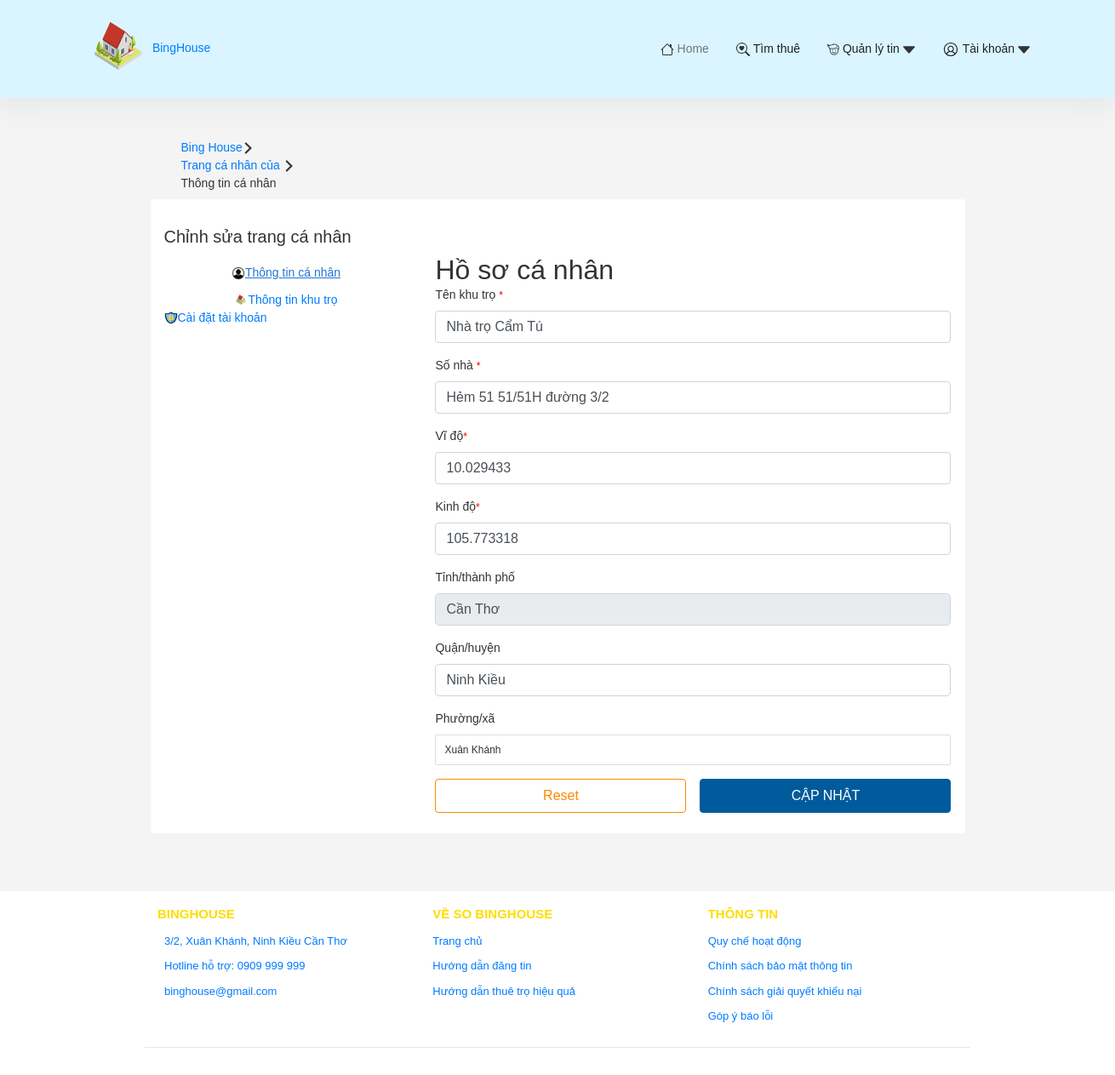
Screenshot of /setting_khutro.php?ID_KHUTRO=6 with the database file from the repository.
### tables this page shows
CREATE TABLE `khutro` (
  `ID_KHUTRO` int(11) NOT NULL,
  `ID_XA` int(11) NOT NULL,
  `ID_CKT` int(11) NOT NULL,
  `TENKHUTRO` varchar(30) NOT NULL,
  `SONHA` varchar(100) NOT NULL,
  `LAT_TRO` varchar(50) NOT NULL,
  `LONG_TRO` varchar(50) NOT NULL
);

CREATE TABLE `huyen` (
  `ID_HUYEN` int(11) NOT NULL,
  `ID_TINH` int(11) NOT NULL,
  `TENHUYEN` varchar(50) NOT NULL
);

CREATE TABLE `xa` (
  `ID_XA` int(11) NOT NULL,
  `ID_HUYEN` int(11) NOT NULL,
  `TENXA` varchar(50) NOT NULL
);

### setting_khutro.php (the view, shortened to what this page needs)
<?php
  include './config/config.php';
  $tinh="select * from tinh";
  $tinhsql = mysqli_query($conn,$tinh);
  if(isset($_GET['ID_KHUTRO'])){
   $ID_KHUTRO = $_GET['ID_KHUTRO'];
}
  $thongtin = "SELECT b.ID_CKT,b.HOTEN, a.TENKHUTRO, b.SDT, a.SONHA, d.TENXA, e.TENHUYEN, c.TENTINH, d.ID_XA, e.ID_HUYEN, a.LAT_TRO, a.LONG_TRO
  FROM khutro as a, chukhutro as b, tinh as c,xa as d, huyen as e
  where a.ID_CKT = b.ID_CKT
  and a.ID_XA = d.ID_XA
  and d.ID_HUYEN = e.ID_HUYEN
  and e.ID_TINH = c.ID_TINH
  and a.ID_KHUTRO = '$ID_KHUTRO'";
  $thongtinsql =mysqli_fetch_assoc($conn->query($thongtin));
?>
<!DOCTYPE html>
<html lang="en">
<?php
  include './incl/header.php'
  ?>
          <div class="l1tlqmyy">
          <ol class="mx-3 md:mx-0 s1vf7tl0" style ="padding-bottom:20px" itemscope="" itemtype="https://schema.org/BreadcrumbList"><li itemprop="itemListElement" itemscope="" itemtype="https://schema.org/ListItem"><a href="index.php" itemprop="item"><span itemprop="name">Bing House</span></a><svg xmlns="http://www.w3.org/2000/svg" viewBox="0 0 13 20" data-type="monochrome" width="1em" height="1em" fill="none" class="separator"><path fill="none" stroke="currentColor" stroke-width="3" stroke-linecap="round" d="M2 2l8 7.9L2 18"></path></svg><meta itemprop="position" content="1"></li><li itemprop="itemListElement" itemscope="" itemtype="https://schema.org/ListItem"><a href="setting.php" class="text-blue-500 inline-flex max-w-[150px] md:max-w-none [&amp;>span]:truncate" itemprop="item"><span itemprop="name">Trang cá nhân của <?php echo $_SESSION['TENDANGNHAP'];?></span></a><svg xmlns="http://www.w3.org/2000/svg" viewBox="0 0 13 20" data-type="monochrome" width="1em" height="1em" fill="none" class="separator"><path fill="none" stroke="currentColor" stroke-width="3" stroke-linecap="round" d="M2 2l8 7.9L2 18"></path></svg><meta itemprop="position" content="2"></li><li itemprop="itemListElement" itemscope="" itemtype="https://schema.org/ListItem"><span itemprop="name">Thông tin cá nhân</span><meta itemprop="position" content="3"></li></ol>
   <div class="g1gd5utk withWidth withGutter c29gcq6" style="--c29gcq6-0:100%;--c29gcq6-1:4px;--c29gcq6-4:-8px;--c29gcq6-5:-8px;--c29gcq6-9:8px;--c29gcq6-13:100%;--c29gcq6-14:6px;--c29gcq6-17:-12px;--c29gcq6-18:-12px;--c29gcq6-22:12px;--c29gcq6-26:100%;--c29gcq6-27:8px;--c29gcq6-30:-16px;--c29gcq6-31:-16px;--c29gcq6-35:16px;--c29gcq6-39:100%;--c29gcq6-40:12px;--c29gcq6-43:-24px;--c29gcq6-44:-24px;--c29gcq6-48:24px;--c29gcq6-52:100%;--c29gcq6-53:16px;--c29gcq6-56:-32px;--c29gcq6-57:-32px;--c29gcq6-61:32px">
      <div class="g1gd5utk swjo00u" style="--swjo00u-0:initial;--swjo00u-1:initial;--swjo00u-3:initial;--swjo00u-6:initial;--swjo00u-9:initial;--swjo00u-12:initial;--swjo00u-15:initial">
          <div class="withSpan snf9jyk" style="--snf9jyk-0:initial;--snf9jyk-1:initial;--snf9jyk-2:100%;--snf9jyk-4:initial;--snf9jyk-6:100%;--snf9jyk-8:initial;--snf9jyk-10:100%;--snf9jyk-12:initial;--snf9jyk-14:33.33333333333333%;--snf9jyk-16:initial;--snf9jyk-18:33.33333333333333%;--snf9jyk-20:initial">
          <h5>Chỉnh sửa trang cá nhân</h5>
          <p class="trc72lf">
            <a href="setting.php"  rel="noreferrer"><br><img src="image/canhan.png" width="16" height="16">Thông tin cá nhân</a><br>
               <div class="container">
                     <p class="item"><a href="repassword.php"  rel="noreferrer"><img src="image/logo.png" width="16" height="16"></i>Thông tin khu trọ</a><br></p>
                  </div>
              <a href="repassword.php"  rel="noreferrer"><img src="image/khoak.png" width="16" height="16">Cài đặt tài khoản</a><br>
            </p>
         </div>
          <div class="withSpan snf9jyk" style="--snf9jyk-0:initial;--snf9jyk-1:initial;--snf9jyk-2:100%;--snf9jyk-4:initial;--snf9jyk-6:100%;--snf9jyk-8:initial;--snf9jyk-10:100%;--snf9jyk-12:initial;--snf9jyk-14:66.66666666666666%;--snf9jyk-16:initial;--snf9jyk-18:66.66666666666666%;--snf9jyk-20:initial">
                     <div class="l1kr9d9v">
                     <div class="wizard-tab-content">
   <div role="tabpanel" id="Liênhệ1" aria-labelledby="step-Liênhệ1" class="wizard-tab-container" style="">
   <div>
    <h2><div class="ten">Hồ sơ cá nhân</div></h2>
         <div class="grid-column">
            <div data-v-5d159d94="" class="form-group">
               <label data-v-5d159d94="" class="label-form">Tên khu trọ <small data-v-5d159d94="" style="color: red;">*</small></label>
            <input data-v-5d159d94="" type="text" placeholder="Nhập tên khu trọ" name="TENKHUTRO" class="form-control" value="<?php echo $thongtinsql['TENKHUTRO'] ?>">
            </div>
         </div>
         <div class="grid-column">
            <div data-v-5d159d94="" class="form-group">
               <label data-v-5d159d94="" class="label-form">Số nhà <small data-v-5d159d94="" style="color: red;">*</small></label>
               <input data-v-5d159d94="" type="text" placeholder="Nhập địa chỉ cụ thể" name="SONHA" class="form-control" value="<?php echo $thongtinsql['SONHA'] ?>">
            </div>
         </div>
         <div class="grid-column">
            <div data-v-5d159d94="" class="form-group">
               <label data-v-5d159d94="" class="label-form">Vĩ độ<small data-v-5d159d94="" style="color: red;">*</small></label>
               <input data-v-5d159d94="" type="text" placeholder="Nhập địa chỉ cụ thể" name="SONHA" class="form-control" value="<?php echo $thongtinsql['LAT_TRO'] ?>">
            </div>
         </div>
         <div class="grid-column">
            <div data-v-5d159d94="" class="form-group">
               <label data-v-5d159d94="" class="label-form">Kinh độ<small data-v-5d159d94="" style="color: red;">*</small></label>
               <input data-v-5d159d94="" type="text" placeholder="Nhập địa chỉ cụ thể" name="SONHA" class="form-control" value="<?php echo $thongtinsql['LONG_TRO'] ?>">
            </div>
         </div>
            <div class="form-group">
               <label class="label-form">
                  Tỉnh/thành phố
               </label>
               <select name="citid" class="form-control" style="border-radius: 5px;" disabled>
                  <?php
  foreach ($tinhsql as $key => $value){?>
    <option value='<?php echo $value['ID_TINH'] ?>'><?php echo $value['TENTINH'] ?></option>
<?php } ?>
               </select>
            </div>
            <div class="form-group">
               <label class="label-form">
                  Quận/huyện
               </label>
               <select name="iDisId" class="form-control city" style="border-radius: 5px;">
               <option value="<?php echo $thongtinsql['ID_HUYEN'] ?>" ><?php echo $thongtinsql['TENHUYEN'] ?></option>
                                    </select>
            </div>
            <div class="form-group">
               <label class="label-form">
                  Phường/xã
               </label>
               <select name="iWardId" class="f-form-input tinh">
  <option value="<?php echo $thongtinsql['ID_XA'] ?>" name ="TENXA"><?php echo $thongtinsql['TENXA'] ?></option>
 </select>
            </div>
</div>
</div>
                  <div class="l6ks4td">
                     <div class="withGutter c29gcq6" style="--c29gcq6-0: initial; --c29gcq6-1:8px; --c29gcq6-4:-16px; --c29gcq6-5:-16px; --c29gcq6-9:16px; --c29gcq6-13: initial; --c29gcq6-14:8px; --c29gcq6-17:-16px; --c29gcq6-18:-16px; --c29gcq6-22:16px; --c29gcq6-26: initial; --c29gcq6-27:8px; --c29gcq6-30:-16px; --c29gcq6-31:-16px; --c29gcq6-35:16px; --c29gcq6-39: initial; --c29gcq6-40:8px; --c29gcq6-43:-16px; --c29gcq6-44:-16px; --c29gcq6-48:16px; --c29gcq6-52: initial; --c29gcq6-53:8px; --c29gcq6-56:-16px; --c29gcq6-57:-16px; --c29gcq6-61:16px;">
                        <div class="swjo00u" style="--swjo00u-0:center; --swjo00u-1: initial; --swjo00u-3: initial; --swjo00u-6: initial; --swjo00u-9: initial; --swjo00u-12: initial; --swjo00u-15: initial;">
                           <div class="snf9jyk" style="--snf9jyk-0: initial; --snf9jyk-1: initial; --snf9jyk-2: initial; --snf9jyk-4: initial; --snf9jyk-6: initial; --snf9jyk-8: initial; --snf9jyk-10: initial; --snf9jyk-12: initial; --snf9jyk-14: initial; --snf9jyk-16: initial; --snf9jyk-18: initial; --snf9jyk-20: initial;"><button class="b1ek51v5 outline o-accent r-normal large w-normal i-left stretch" type="reset">Reset</button></div>
                           <div class="snf9jyk" style="--snf9jyk-0: initial; --snf9jyk-1: initial; --snf9jyk-2: initial; --snf9jyk-4: initial; --snf9jyk-6: initial; --snf9jyk-8: initial; --snf9jyk-10: initial; --snf9jyk-12: initial; --snf9jyk-14: initial; --snf9jyk-16: initial; --snf9jyk-18: initial; --snf9jyk-20: initial;"><button class="b1ek51v5 accent r-normal large w-normal i-left stretch" name="submit" id="submit">CẬP NHẬT</button></div>
                        </div>
                     </div>
                  </div>
            </div>
         </div>
      </div>
   </div>
</div>
</div>
</body>
    </body>
    <?php
  include './incl/footer.php'
  ?>
</html>

### css/footer.css (style rules this page uses)
* { box-sizing: border-box; }
* { -webkit-box-orient: vertical; }
div { display: block; }
b, h1, h2, h3, h4, h5, h6, p, strong { margin: 0; padding: 0; }
#app, li, ol, ul { margin: 0; padding: 0; }
li, ol, ul { list-style: none; }
li { display: list-item; text-align: -webkit-match-parent; }
body, html { background: #fff; color: #333; font-family: Tahoma,sans-serif; height: 100%; margin: 0; padding: 0; width: 100%; }

### rows the page displays
khutro: TENKHUTRO "Nhà trọ Cẩm Tú", SONHA "Hẻm 51 51/51H đường 3/2", SONHA "10.029433", SONHA "105.773318", iDisId "Ninh Kiều", iWardId "Xuân Khánh"

### other values shown
form field citid "Cần Thơ"
